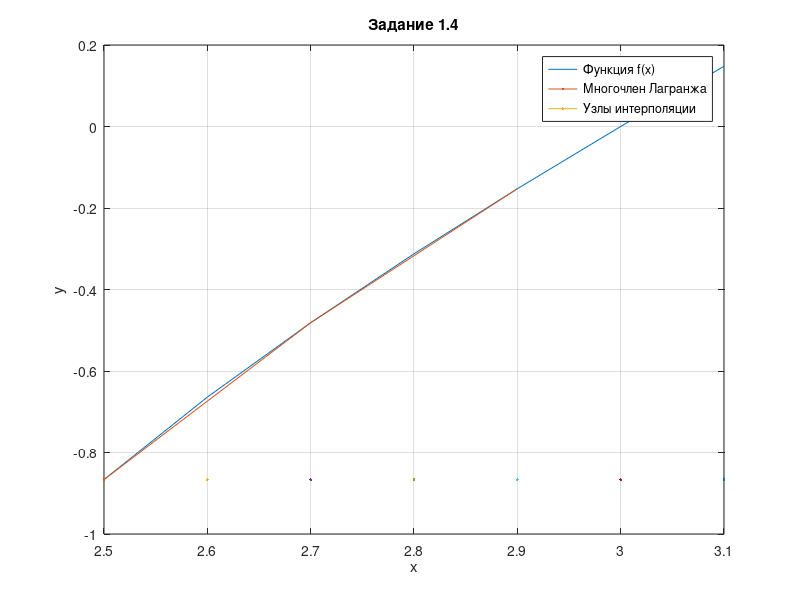
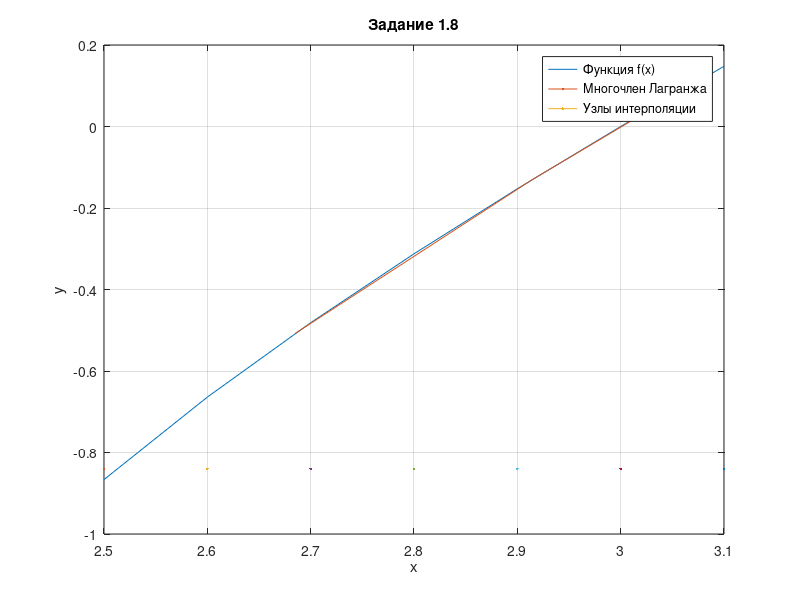
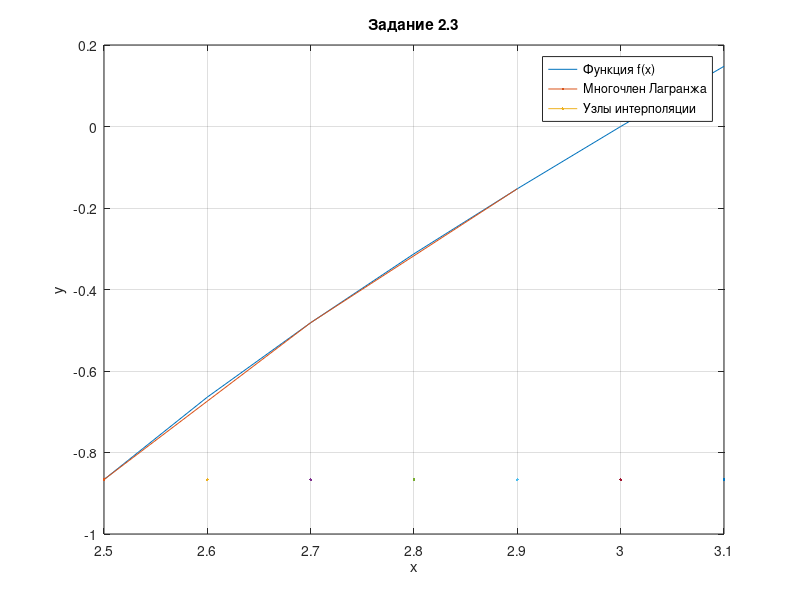
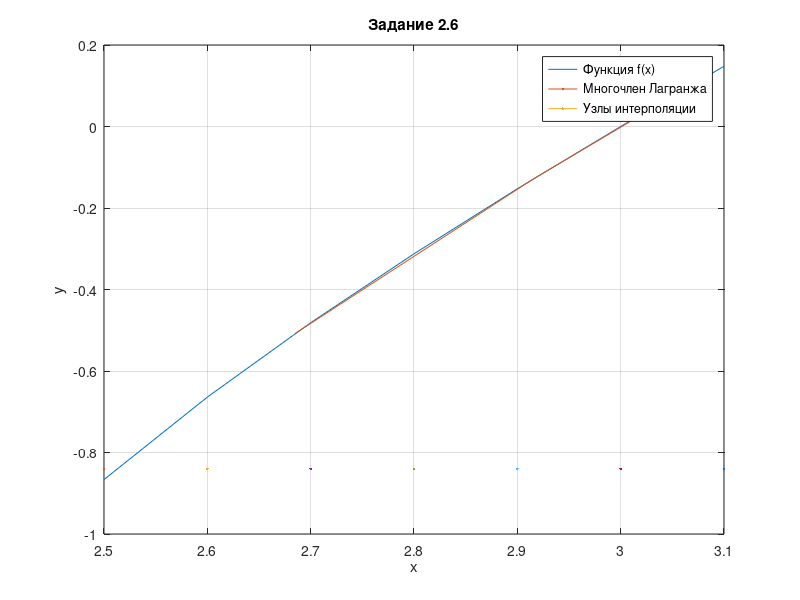

MATLAB code to generate these figures, in order:
f = @(x) x .* log(sqrt(x - 2));

a = 2.5;
b = 3.1;

x = a:0.1:b;

function y = lagrange_poly(x, nodes, values)    
    n = length(nodes);
    y = 0;
    
    for i = 1:n
        L = 1;
        for j = 1:n
            if j != i
                L = L * (x - nodes(j)) / (nodes(i) - nodes(j));
            end
        end
        y = y + values(i) * L;
    end
end


% 2.1
function y = newton_poly(x, nodes, values)   
    n = length(nodes);
    
    div_diff = zeros(n, n);
    div_diff(:, 1) = values; % // div_diff(:, 1) = values'; ------ <'>
    
    for j = 2:n
        for i = 1:(n - j + 1)
            div_diff(i, j) = (div_diff(i + 1, j - 1) - div_diff(i, j - 1)) / (nodes(i + j - 1) - nodes(i));
        end
    end
    

    y = div_diff(1, 1);
    for i = 2:n
        term = div_diff(1, i);
        for j = 1:(i - 1)
            term = term * (x - nodes(j));
        end
        y = y + term;
    end
end



% 1.1
i = 0:2;
x_i = a + (i * (b - a)) / 3;
f_i_values = f(x_i);


% 1.2
lagrange = lagrange_poly(a, x_i, f_i_values);


% 1.3
x_j = [(5*a + b)/6, (a + b)/2, (a + 5*b)/6];
f_j_values = f(x_j);
lagrange_r = [0, 0, 0];

for iter = 0:2
    lagrange_r(iter + 1) = lagrange_poly(x_j(iter + 1), x_i, f_i_values);
end


% 1.4
figure();
plot(x, f(x), x, lagrange, x_i, f_i_values);
xlabel('x');
ylabel('y');
title('Задание 1.4');
legend('Функция f(x)', 'Многочлен Лагранжа', 'Узлы интерполяции');
grid on;
hold off;




% 1.5
x_i = ((a + b)/2) + ((b - a)/2) * cos(((2 * i + 1) * pi)/8);
f_i_values = f(x_i);
lagrange = lagrange_poly(a, x_i, f_i_values);


% 1.6 - 1.7
lagrange_c = [0, 0, 0];

for iter = 0:2
    lagrange_c(iter + 1) = lagrange_poly(x_j(iter + 1), x_i, f_i_values);
end


% 1.8
figure();
plot(x, f(x), x, lagrange, x_i, f_i_values);
xlabel('x');
ylabel('y');
title('Задание 1.8');
legend('Функция f(x)', 'Многочлен Лагранжа', 'Узлы интерполяции');
grid on;
hold off;



% 1.9
printf("\n\n_____________________________________________________________________________________________________________________\n");
printf("| j |    f(x_j)    |     L_r(x_j)    |   abs(f(x_j) - L_r(x_j))     | L_c(x_j) |      abs(f(x_j) - L_c(x_j))        |\n");

for iter = 0:2;
    
    printf("| %d |    %f |     %f   |   %f                   | %f |             %f               |\n", 
    iter, f_j_values(iter + 1), lagrange_r(iter + 1), abs(f_j_values(iter + 1) - lagrange_r(iter + 1)), 
                                                lagrange_c(iter + 1), abs(f_j_values(iter + 1) - lagrange_c(iter + 1)));

end
printf("_____________________________________________________________________________________________________________________\n");



% 2.2

i = 0:2;
x_i = a + (i * (b - a)) / 3;
f_i_values = f(x_i);
newton = newton_poly(a, x_i, f_i_values);

newton_poly_r = [0, 0, 0];

for iter = 0:2
    newton_poly_r(iter + 1) = newton_poly(x_j(iter + 1), x_i, f_i_values);
end


% 2.3
figure();
plot(x, f(x), x, newton, x_i, f_i_values);
xlabel('x');
ylabel('y');
title('Задание 2.3');
legend('Функция f(x)', 'Многочлен Лагранжа', 'Узлы интерполяции');
grid on;
hold off;



% 2.4 - 2.5
x_i = ((a + b)/2) + ((b - a)/2) * cos(((2 * i + 1) * pi)/8);
f_i_values = f(x_i);
newton = newton_poly(a, x_i, f_i_values);


newton_poly_c = [0, 0, 0];

for iter = 0:2
    newton_poly_c(iter + 1) = newton_poly(x_j(iter + 1), x_i, f_i_values);
end



% 2.6
figure();
plot(x, f(x), x, newton, x_i, f_i_values);
xlabel('x');
ylabel('y');
title('Задание 2.6');
legend('Функция f(x)', 'Многочлен Лагранжа', 'Узлы интерполяции');
grid on;
hold off;




% 2.7
printf("\n\n_____________________________________________________________________________________________________________________\n");
printf("| j |    f(x_j)    |     P_r(x_j)    |   abs(f(x_j) - P_r(x_j))     | P_c(x_j) |      abs(f(x_j) - P_c(x_j))        |\n");

for iter = 0:2;
    
    printf("| %d |    %f |     %f   |   %f                   | %f |             %f               |\n", 
    iter, f_j_values(iter + 1), newton_poly_r(iter + 1), abs(f_j_values(iter + 1) - newton_poly_r(iter + 1)), 
                                                newton_poly_c(iter + 1), abs(f_j_values(iter + 1) - newton_poly_c(iter + 1)));

end
printf("_____________________________________________________________________________________________________________________\n");
